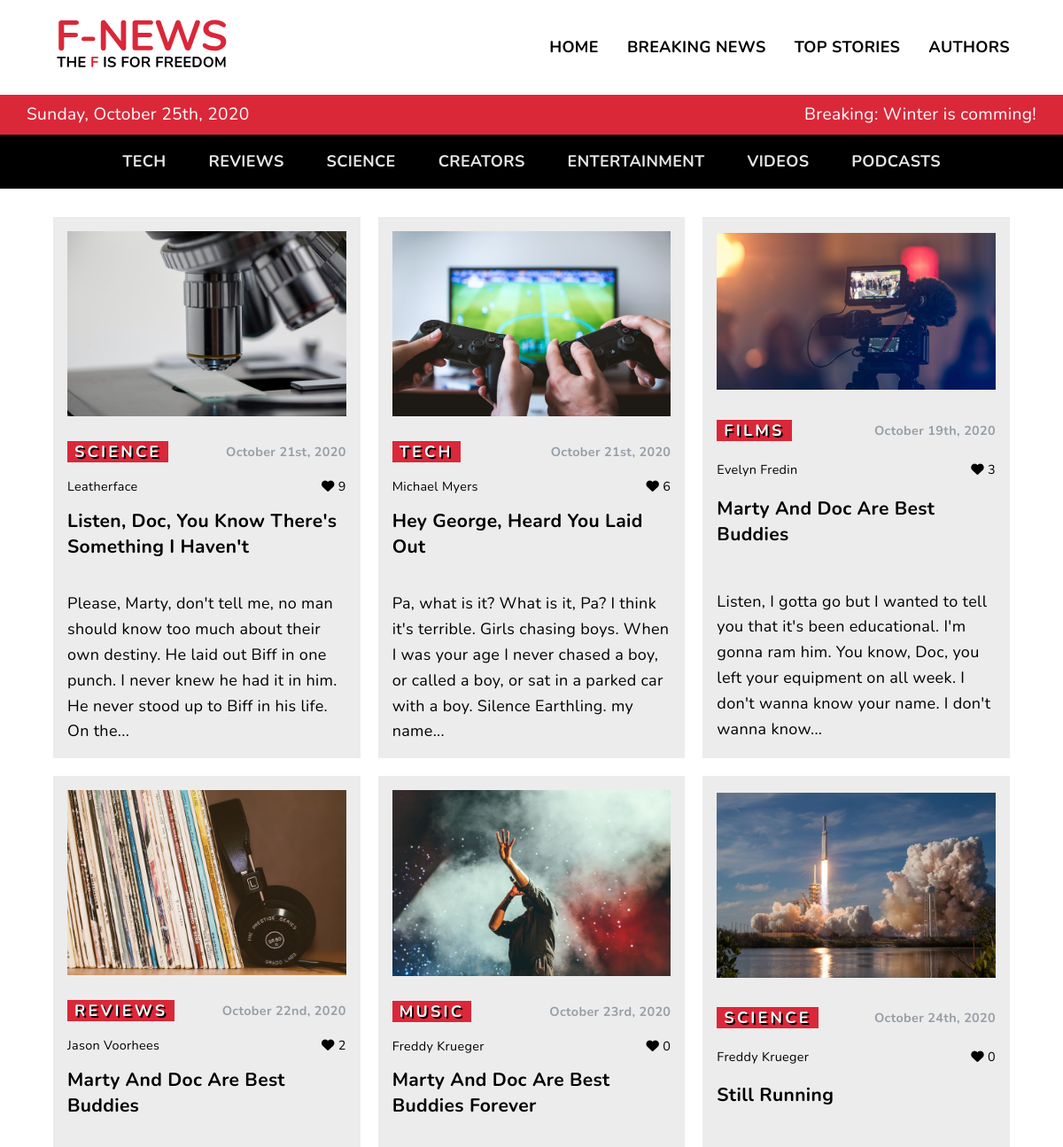
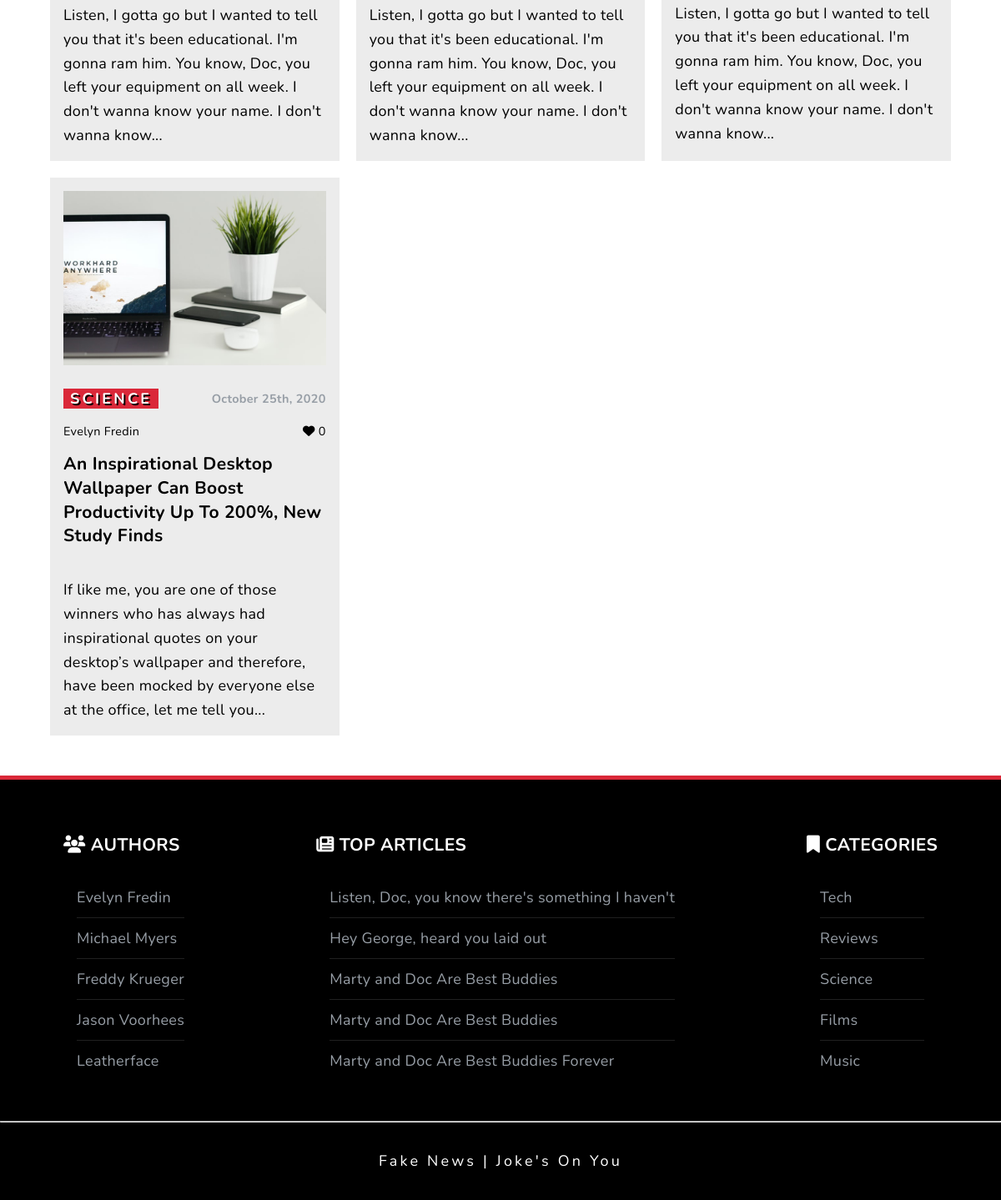
The page /top.php on the database its author committed (2 pictures, top to bottom).
### tables this page shows
CREATE TABLE posts (
	id INTEGER PRIMARY KEY AUTOINCREMENT NOT NULL,
	title VARCHAR(225) NOT NULL,
	content TEXT NOT NULL,
	image VARCHAR(225),
	author INTEGER,
	published BOOLEAN NOT NULL,
	date TIMESTAMP DEFAULT CURRENT_TIMESTAMP,
	likes INTEGER, category VARCHAR(255),
	FOREIGN KEY(author) REFERENCES users(id)
);

CREATE TABLE users (
	id INTEGER PRIMARY KEY AUTOINCREMENT NOT NULL,
	full_name VARCHAR(225)
);

CREATE TABLE categories (
	id INTEGER PRIMARY KEY AUTOINCREMENT NOT NULL,
	category VARCHAR(225)
);

### top.php (called while the page is built, shortened)
<?php
require __DIR__ . '/app/bootstrap.php';
require __DIR__ . '/views/header.php';
require __DIR__ . '/views/navigation.php';
require __DIR__ . '/app/functions.php';
require __DIR__ . '/views/top.views.php';
require __DIR__ . '/views/footer.php';

### app/config.php (called while the page is built, shortened)
<?php
return [
    'db_path' =>  sprintf('sqlite:%s/database/fakenews.db', __DIR__),
    'charset' => 'utf8mb4',
    'options' => [
        PDO::ATTR_ERRMODE => PDO::ERRMODE_WARNING
    ]
];

### app/bootstrap.php (called while the page is built, shortened)
<?php
$config = require __DIR__ . '/config.php';
require __DIR__ . '/database/Connection.php';
require __DIR__ . '/database/QueryBuilder.php';
$query = new QueryBuilder(
    Connection::make($config['db_path'])
);
$users = $query->selectAll('users');
$categories = $query->selectAll('categories');
$footerStories = $query->selectOrderAndLimit('posts', 'likes', 5);

### app/database/Connection.php (called while the page is built)
<?php
require __DIR__ . '/../config.php';
class Connection
{
    public static function make($config)
    {
        try {
            return new PDO($config);
        } catch (\PDOException $e) {
            throw new \PDOException($e->getMessage(), (int)$e->getCode());
        }
    }
}

### app/database/QueryBuilder.php (called while the page is built, shortened)
<?php
class QueryBuilder
{
    protected $pdo;
    public function __construct($pdo)
    {
        $this->pdo = $pdo;
    }
    public function selectAll($table)
    {
        $statement = $this->pdo->prepare("SELECT * FROM {$table}");
        $statement->execute();
        return $statement->fetchAll(PDO::FETCH_CLASS);
    }
    public function selectOrderAndLimit($table, $column, $amount)
    {
        $statement = $this->pdo->prepare("SELECT * FROM {$table} ORDER BY {$column} DESC LIMIT {$amount}");
        $statement->execute();
        return $statement->fetchAll(PDO::FETCH_CLASS);
    }
}

### app/functions.php (called while the page is built, shortened)
<?php
function dateFormatter(string $date): string
{
    return date('F jS\, Y', strtotime($date));
}
function getAuthorForPost(stdClass $post, array $users): string
{
    foreach ($users as $user) {
        if ($user->id == $post->author) {
            return $user->full_name;
        }
    }
}
function excerpt(stdClass $post): string
{
    if (strlen($post->content) < 200) {
        return $post->content;
    } else {
        $new = wordwrap($post->content, 198);
        $new = explode("\n", $new);
        $new = $new[0] . '...';
        return $new;
    }
}
function imgPath(string $name): string
{
    return '/uploads/' . $name;
}

### views/top.views.php (the view)
<?php $topStories = $query->selectOrderAndLimit('posts', 'likes', 12); ?>
<div class="container">
    <section class="grid">
        <?php foreach ($topStories as $post) :
            if ($post->published) : ?>
                <article class="grid-item">
                    <a href="article.php?id=<?= $post->id; ?>">
                        <img src="<?= imgPath($post->image) ?>" alt="<?= $post->title; ?>" />
                    </a>
                    <div>
                        <p><span class="category"><?= $post->category ?></span></p>
                        <p class="publishedDate"><?= dateFormatter($post->date); ?></p>
                    </div>
                    <div class="author-likes">
                        <p><?= getAuthorForPost($post, $users); ?></p>
                        <p><i class="fas fa-heart"></i> <?= $post->likes; ?></p>
                    </div>
                    <a href="article.php?id=<?= $post->id; ?>">
                        <h3 class="title"><?= $post->title; ?></h3>
                    </a>
                    <p class="excerpt">
                        <?= excerpt($post); ?>
                    </p>
                </article>
        <?php
            endif;
        endforeach; ?>
    </section>
</div>

### views/footer.php (shortened to what this page needs)
<footer>
    <div class="footer-links container">
        <div>
            <h3><i class="fas fa-users"></i> Authors</h3>
            <ul>
                <?php foreach ($users as $user) : ?>
                    <li><?= $user->full_name; ?></li>
                <?php endforeach; ?>
            </ul>
        </div>
        <div>
            <h3><i class="fas fa-newspaper"></i> Top Articles</h3>
            <ul>
                <?php foreach ($footerStories as $footerStory) : ?>
                    <li>
                        <a href="article.php?id=<?= $footerStory->id; ?>">
                            <?= $footerStory->title; ?>
                        </a>
                    </li>
                <?php endforeach; ?>
            </ul>
        </div>
        <div>
            <h3><i class="fas fa-bookmark"></i> Categories</h3>
            <ul>
                <?php foreach ($categories as $name) : ?>
                    <li><?= $name->category; ?></li>
                <?php endforeach; ?>
            </ul>
        </div>
    </div>
    <div>
        <hr>
        <p>Fake News | Joke's On You</p>
    </div>
</footer>
</body>
</html>

### views/css/global.css (style rules this page uses)
* { margin: 0; box-sizing: border-box; }
body { font-family: "Nunito", sans-serif; font-size: 19px; letter-spacing: 0.06rem; line-height: 1.8rem; background-color: var(--bg-color); color: var(--body-color); }
h3 { margin-bottom: 1rem; text-transform: capitalize; text-decoration: none; }
img { max-width: 100%; height: auto; }
a { text-decoration: none; }
.container { max-width: 90%; margin: 0 auto; }
@media (min-width: 822px) { body { font-size: 18px; letter-spacing: 0.02rem; } }

### views/css/article-grid.css (style rules this page uses)
.grid { display: grid; grid-template-columns: repeat(auto-fit, minmax(300px, 1fr)); grid-gap: 20px; margin-top: 2rem; }
.grid-item { background: rgba(161, 161, 161, 0.2); padding: 1rem; display: grid; grid-template-columns: 1fr; grid-gap: 10px; align-items: center; color: var(--body-color); }
.grid-item img, .top-item img { max-height: 100%; width: 100%; display: block; margin-bottom: 1rem; }
.grid-item div, .top-item div { display: flex; justify-content: space-between; align-items: center; }
.grid-item a, .top-item a { text-decoration: none; color: var(--body-color); }
.publishedDate { color: var(--light-gray-color); font-size: 0.9rem; font-weight: 700; }
span { background: var(--primary-color); color: #fff; padding: 0 0.5rem; letter-spacing: 0.2rem; text-shadow: 2px 2px #000; font-weight: 700; text-transform: uppercase; }
.author-likes { font-size: 0.9rem; }

### views/css/footer.css (style rules this page uses)
footer { background: #000; margin-top: 3rem; border-top: 5px solid var(--primary-color); }
.footer-links { display: flex; flex-direction: column; color: var(--light-gray-color); padding: 2rem; }
.footer-links h3 { text-transform: uppercase; color: #fff; margin: 4rem 0 1rem; }
.footer-links ul { list-style: none; padding: 0.5rem 1rem 0; line-height: 2rem; }
.footer-links li { border-bottom: 1px solid #202020; padding: 0.5rem 0; }
.footer-links li:last-child { border-bottom: 0 solid #202020; }
.footer-links a { color: var(--light-gray-color); text-decoration: none; }
footer p { text-align: center; color: var(--white-color); padding: 2rem; letter-spacing: 0.2rem; }
@media (min-width: 822px) { .footer-links { flex-direction: row; justify-content: space-between; padding: 1rem; margin: 2rem auto; } }
@media (min-width: 822px) { .footer-links h3 { margin: 1rem 0 1rem; } }

### views/css/variables.css (style rules this page uses)
:root { --black-color: #000000; --white-color: #ffffff; --light-gray-color: #979ea6; --primary-color: #da2839; --lighter-gray-color: #dadada; }
@media (prefers-color-scheme: light) { :root { --bg-color: #ffffff; --body-color: #000000; --body-inverse: #ffffff; --bg-inverse: #000000; --categories-nav: #e6e6e6; --text-hover: rgb(85, 85, 85); } }

### rows shown on the page
posts: image (picture), category "SCIENCE", date "October 21st, 2020", author.full_name "Leatherface", likes "9", title "Listen, Doc, You Know There's Something I Haven't", content "Please, Marty, don't tell me, no man should know too much about their own destiny. He laid out Biff in one punch. I never knew he had it in him. He never stood up to Biff in his life. On the...", title "Listen, Doc, you know there's something I haven't"
posts: image (picture), category "TECH", date "October 21st, 2020", author.full_name "Michael Myers", likes "6", title "Hey George, Heard You Laid Out", content "Pa, what is it? What is it, Pa? I think it's terrible. Girls chasing boys. When I was your age I never chased a boy, or called a boy, or sat in a parked car with a boy. Silence Earthling. my name...", title "Hey George, heard you laid out"
posts: image (picture), category "FILMS", date "October 19th, 2020", author.full_name "Evelyn Fredin", likes "3", title "Marty And Doc Are Best Buddies", content "Listen, I gotta go but I wanted to tell you that it's been educational. I'm gonna ram him. You know, Doc, you left your equipment on all week. I don't wanna know your name. I don't wanna know...", title "Marty and Doc Are Best Buddies"
posts: image (picture), category "REVIEWS", date "October 22nd, 2020", author.full_name "Jason Voorhees", likes "2", title "Marty And Doc Are Best Buddies", content "Listen, I gotta go but I wanted to tell you that it's been educational. I'm gonna ram him. You know, Doc, you left your equipment on all week. I don't wanna know your name. I don't wanna know...", title "Marty and Doc Are Best Buddies"
posts: image (picture), category "MUSIC", date "October 23rd, 2020", author.full_name "Freddy Krueger", likes "0", title "Marty And Doc Are Best Buddies Forever", content "Listen, I gotta go but I wanted to tell you that it's been educational. I'm gonna ram him. You know, Doc, you left your equipment on all week. I don't wanna know your name. I don't wanna know...", title "Marty and Doc Are Best Buddies Forever"
posts: image (picture), category "SCIENCE", date "October 24th, 2020", author.full_name "Freddy Krueger", likes "0", title "Still Running", content "Listen, I gotta go but I wanted to tell you that it's been educational. I'm gonna ram him. You know, Doc, you left your equipment on all week. I don't wanna know your name. I don't wanna know..."
posts: image (picture), category "SCIENCE", date "October 25th, 2020", author.full_name "Evelyn Fredin", likes "0", title "An Inspirational Desktop Wallpaper Can Boost Productivity Up To 200%, New Study Finds", content "If like me, you are one of those winners who has always had inspirational quotes on your desktop’s wallpaper and therefore, have been mocked by everyone else at the office, let me tell you..."
users: full_name "Evelyn Fredin"
users: full_name "Michael Myers"
users: full_name "Freddy Krueger"
users: full_name "Jason Voorhees"
users: full_name "Leatherface"
categories: category "Tech"
categories: category "Reviews"
categories: category "Science"
categories: category "Films"
categories: category "Music"
